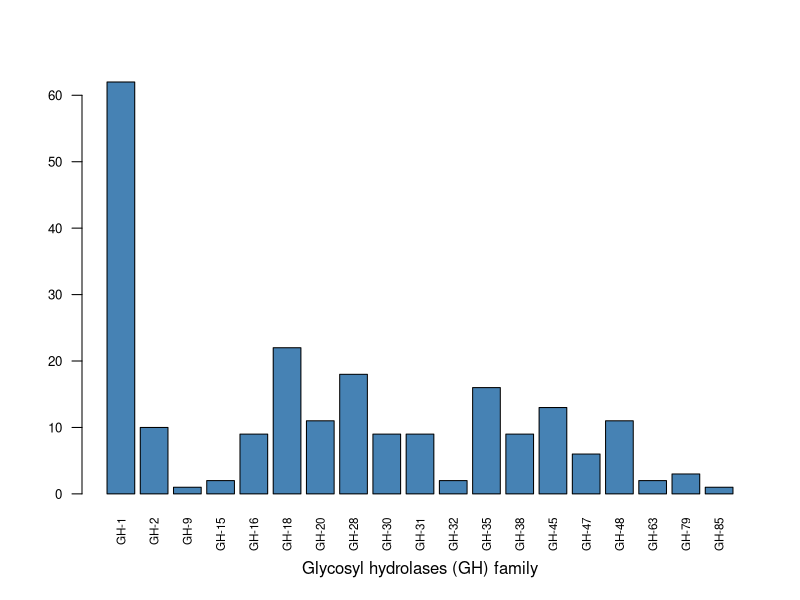

Generate this figure with R:
# Terrence Sylvester
# pradakshanas@gmail.com
# April 18th 2023

# get GH genes numbers from annotation
dat <-  matrix(data = c("GH-1",62,
                        "GH-2",10,
                        "GH-9",1,
                        "GH-15",2,
                        "GH-16",9,
                        "GH-18",22,
                        "GH-20",11,
                        "GH-28",18,
                        "GH-30",9,
                        "GH-31",9,
                        "GH-32",2,
                        "GH-35",16,
                        "GH-38",9,
                        "GH-45",13,
                        "GH-47",6,
                        "GH-48",11,
                        "GH-63",2,
                        "GH-79",3,
                        "GH-85",1),
               ncol = 2,
               nrow = 19, byrow = T)
dat <- as.data.frame(dat)
colnames(dat) <- c("enzyme","number")
dat$number <- as.numeric(dat$number)
# make a bar plot
barplot(height = dat$number,
        names.arg = dat$enzyme,
        xlab = "Glycosyl hydrolases (GH) family", 
        las = 2, 
        col='steelblue',
        cex.axis = 0.8,cex.names = 0.7)

